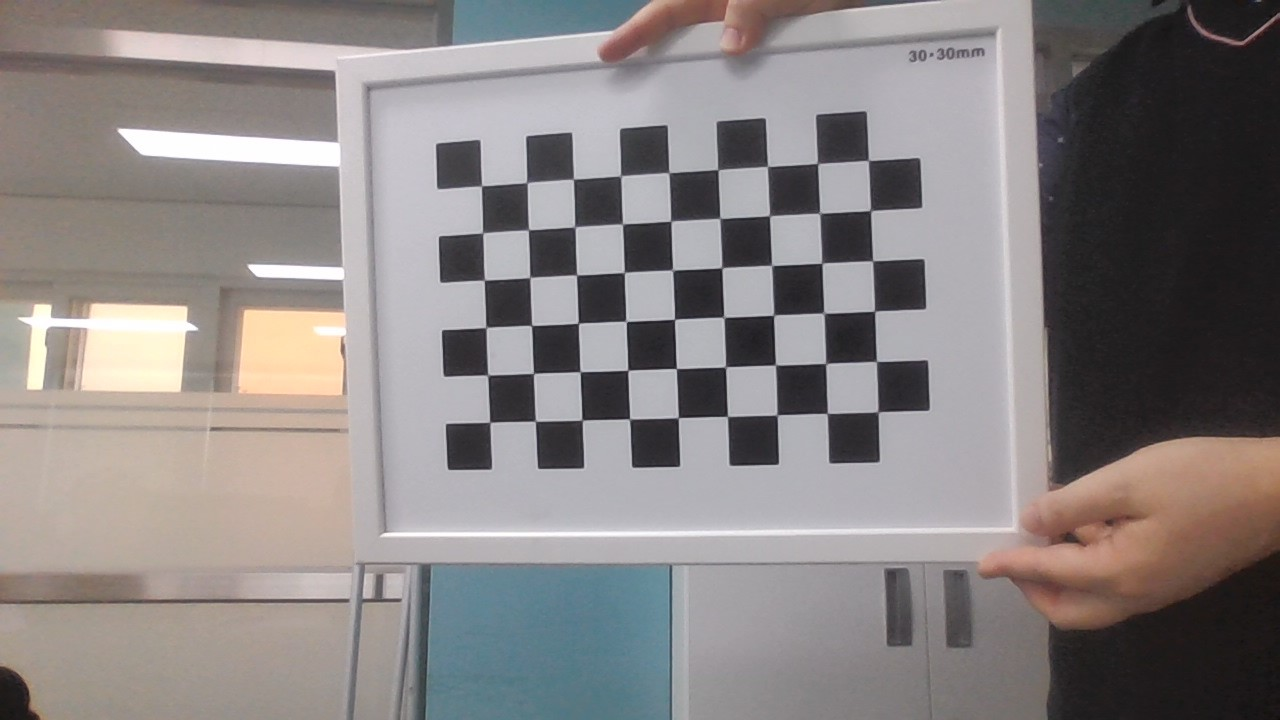
#> input picture deep/WIN_20240402_09_20_43_Pro.jpg, 1280 x 720 px; its folder holds only this picture in this run
$ python camerasense.py
#> lines starting #> are read from the running program, lines starting #| are printed output that depends on the picture; after the words box and inside, x2 and y2 are one past the last pixel; in counts of white or black regions, pixels touching at a corner belong together
import numpy as np
import cv2 as cv
import glob

nCols = 9
nRows = 6

criteria = (cv.TERM_CRITERIA_EPS + cv.TERM_CRITERIA_MAX_ITER, 30, 0.001)

objp = np.zeros((nCols*nRows, 3), np.float32)
objp[:, :2] = np.mgrid[0:nCols, 0:nRows].T.reshape(-1, 2)

objpoints = []
imgpoints = []
images = glob.glob('deep\*.jpg')
gray = None
for fname in images:
    img = cv.imread(fname)
#> img is the input picture: shape (720, 1280, 3); mean B, G, R 130.2, 130.8, 136.2
    gray = cv.cvtColor(img, cv.COLOR_BGR2GRAY)
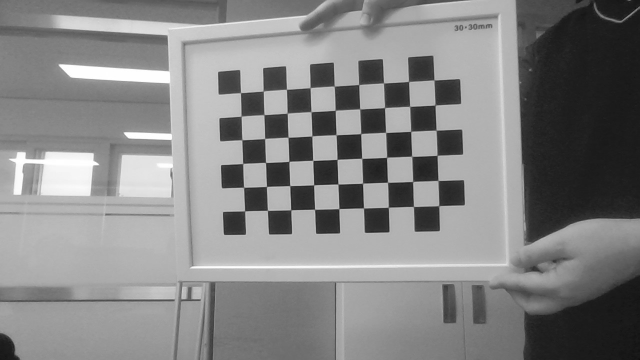
#> gray: shape (720, 1280) (shown at 1/2 size); min 11, max 255, mean 132.4
    # Find the chess board corners
    ret, corners = cv.findChessboardCorners(gray, (nCols,nRows), None)
#> ret = True; corners = 54 rows, first 8: [481.7, 185.5], [526.9, 182.8], [573.1, 179.4], [621.7, 176.3], [668, 173.3], [718.6, 170.4], [767.1, 166.7], [818.2, 164.3]
    # If found, add object points, image points (after refining them)
    if ret == True:
        objpoints.append(objp)
        corners2 = cv.cornerSubPix(gray, corners, (11,11), (-1,-1), criteria)
#> corners2 = 54 rows, first 8: [481.5, 185.8], [526.9, 182.6], [573.4, 179.2], [620.6, 175.9], [668.8, 172.7], [717.8, 169.6], [767.4, 166.5], [817.5, 163.4]
        imgpoints.append(corners2)
        # Draw and display the corners
        cv.drawChessboardCorners(img, (nCols,nRows), corners2, ret)
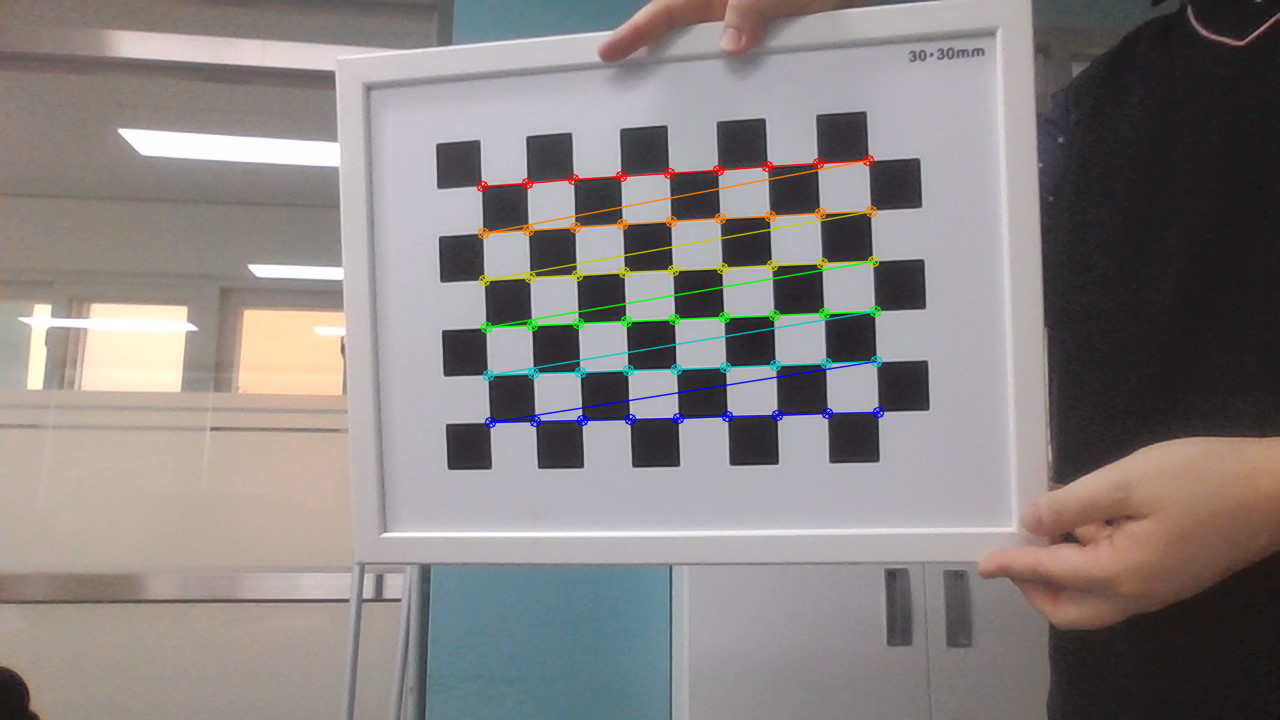
#> img: shape (720, 1280, 3); 1.84% of pixels changed, all inside (x1, y1, x2, y2) = (476, 154, 885, 429)
        cv.imshow('img', img)
        cv.waitKey(0) # 수정된 부분
cv.destroyAllWindows()

# Calibration #
ret, mtx, dist, rvecs, tvecs = cv.calibrateCamera(objpoints, imgpoints, gray.shape[::-1], None, None)
#> ret = 0.104; mtx = [[1318.2, 0, 625.1], [0, 1308.8, 364.9], [0, 0, 1]]; dist = [[-0.485, 4.01, -0.00217, 0.00838, -14.76]]; rvecs = ([0.0152, 0.211, -0.0364],); tvecs = ([-3.03, -3.79, 27.34],)

# Undistortion #

img = cv.imread(images[0])

h, w = img.shape[:2]

newcameramtx, roi = cv.getOptimalNewCameraMatrix(mtx, dist, (w, h), 1, (w, h))
#> newcameramtx = [[1318.2, 0, 625.1], [0, 1138, 367.4], [0, 0, 1]]; roi = (0, 50, 1279, 625)

# cv.undistort
dst = cv.undistort(img, mtx, dist, None, newcameramtx)
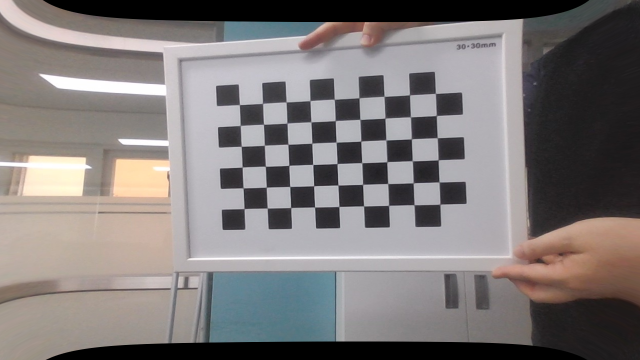
#> dst: shape (720, 1280, 3) (shown at 1/2 size); mean B, G, R 120.4, 121, 126

# crop the image
x, y, w, h = roi
#> x = 0; y = 50; w = 1279; h = 625
dst = dst[y:y+h, x:x+w]
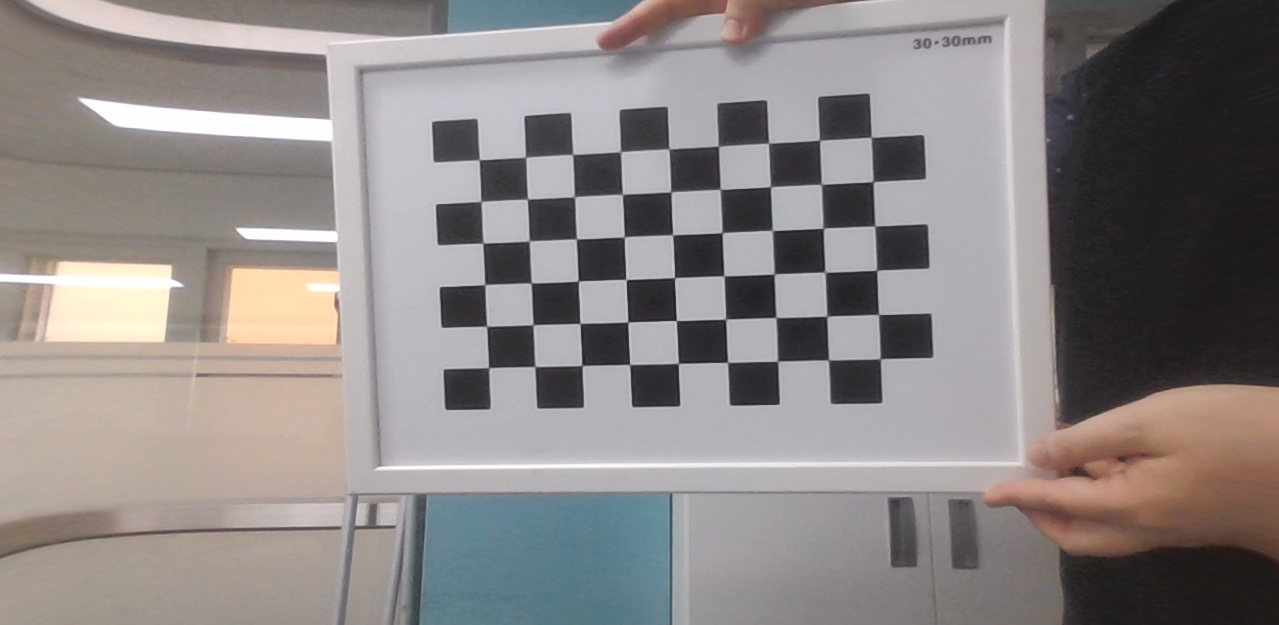
#> dst: shape (625, 1279, 3); mean B, G, R 132.9, 133.5, 139.1
cv.imwrite('result.jpg', dst)

$ run again, on deep/WIN_20240402_09_20_53_Pro.jpg
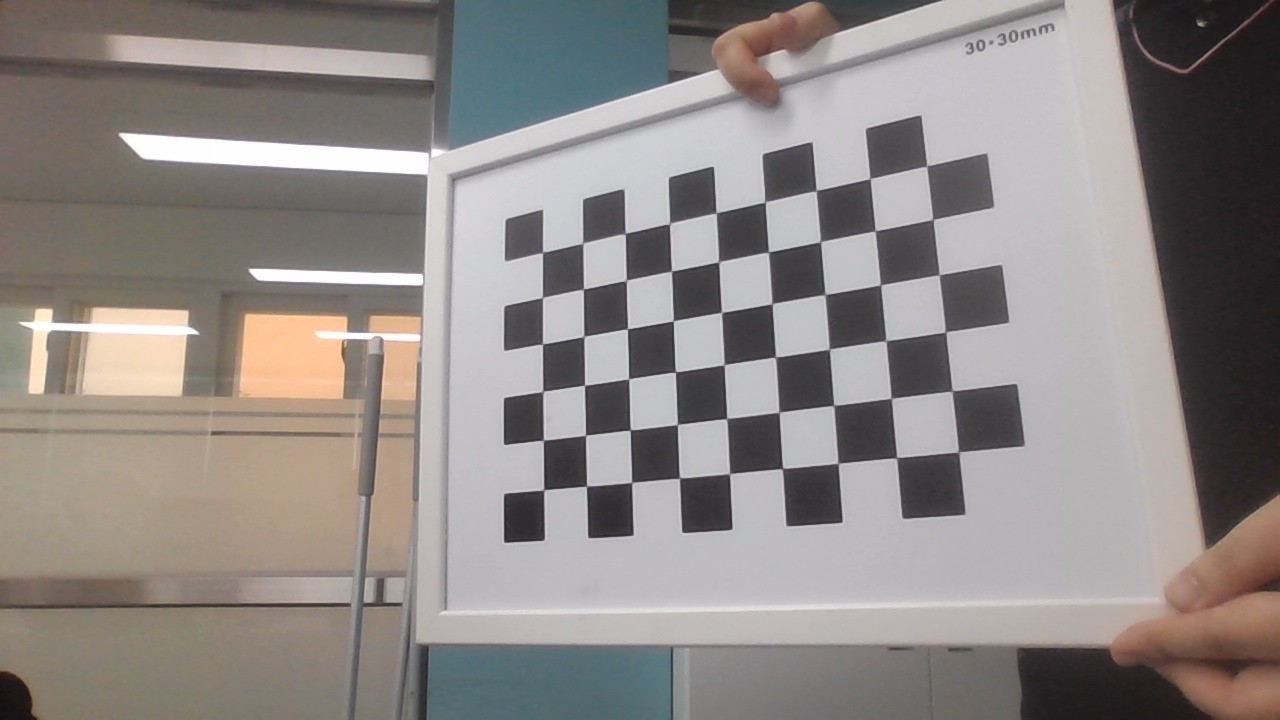
#> input picture deep/WIN_20240402_09_20_53_Pro.jpg, 1280 x 720 px
#> img is the input picture: shape (720, 1280, 3); mean B, G, R 133.7, 136.3, 141.9
#> `ret, corners = cv.findChessboardCorners(gray, (nCols,nRows), None)`: ret = True; corners = 54 rows, first 8: [542.3, 253], [583.2, 244.1], [625, 233.6], [669.5, 223], [716.1, 213.3], [765.5, 201.8], [816.3, 190.4], [869.1, 178.4]
#> corners2 = 54 rows, first 8: [542.6, 252.5], [582.7, 243.2], [625.2, 233.4], [669.5, 223.4], [716.2, 212.9], [764.9, 202], [816.1, 190.6], [869.9, 178.6]
#> `cv.drawChessboardCorners(img, (nCols,nRows), corners2, ret)`:
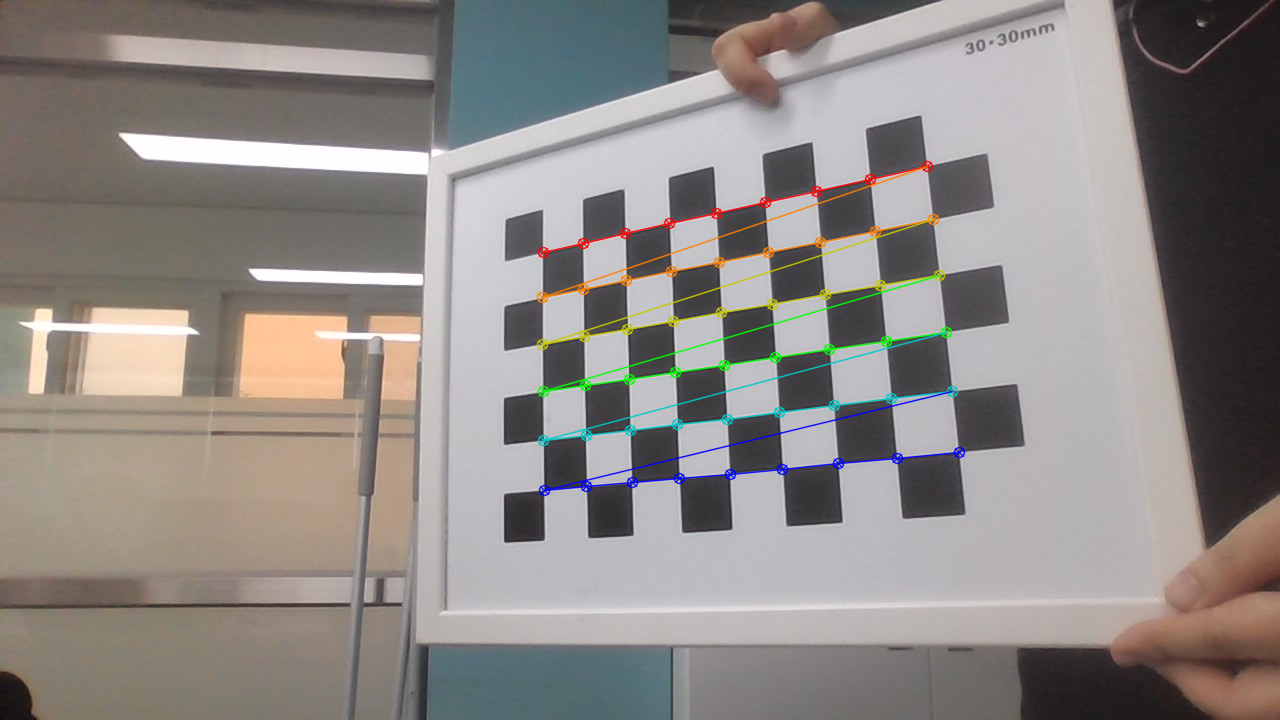
#> img: shape (720, 1280, 3); 1.88% of pixels changed, all inside (x1, y1, x2, y2) = (536, 160, 966, 497)
#> `ret, mtx, dist, rvecs, tvecs = cv.calibrateCamera(objpoints, imgpoints..`: ret = 0.114; mtx = [[924.8, 0, 642.6], [0, 928.5, 367], [0, 0, 1]]; dist = [[-0.283, 1.73, 0.000497, 0.00443, -4.5]]; rvecs = ([-0.224, 0.481, -0.0861],); tvecs = ([-2.12, -2.42, 19.47],)
#> newcameramtx = [[924.8, 0, 642.6], [0, 874.4, 369.4], [0, 0, 1]]; roi = (0, 24, 1279, 677)
#> `x, y, w, h = roi`: x = 0; y = 24; w = 1279; h = 677
#> `dst = dst[y:y+h, x:x+w]`:
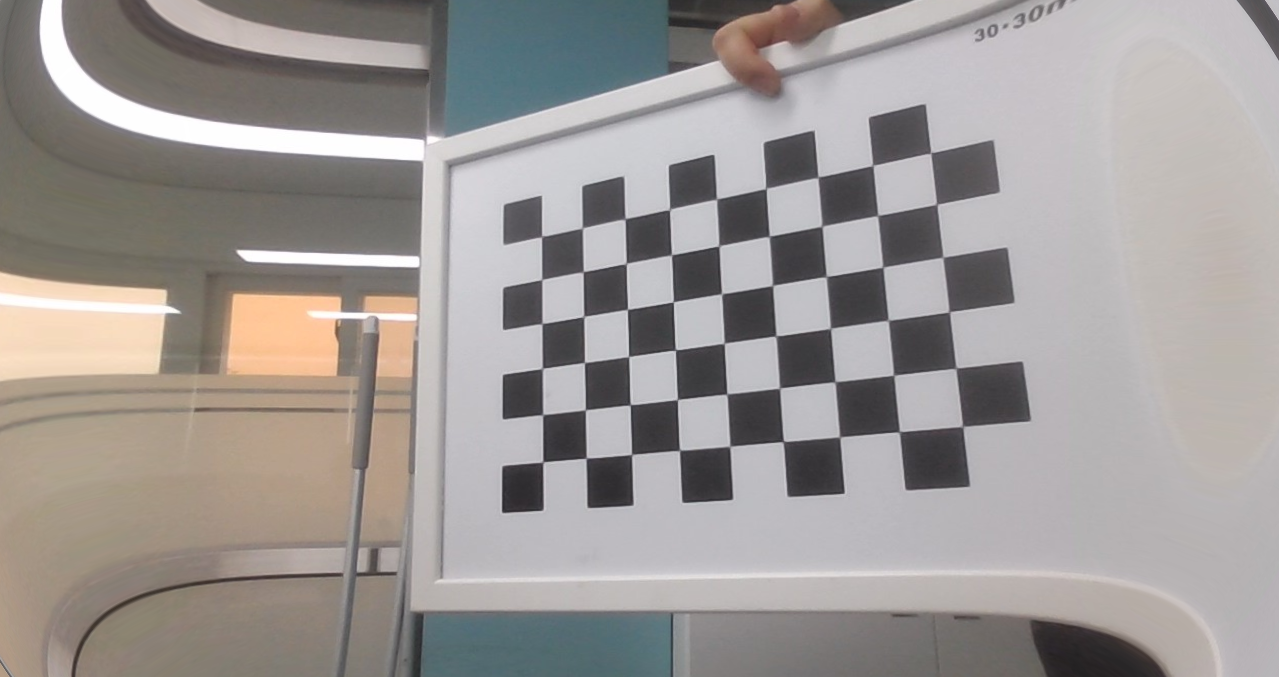
#> dst: shape (677, 1279, 3); mean B, G, R 149.9, 152.2, 157.1

$ run again, on deep/WIN_20240402_09_20_55_Pro.jpg
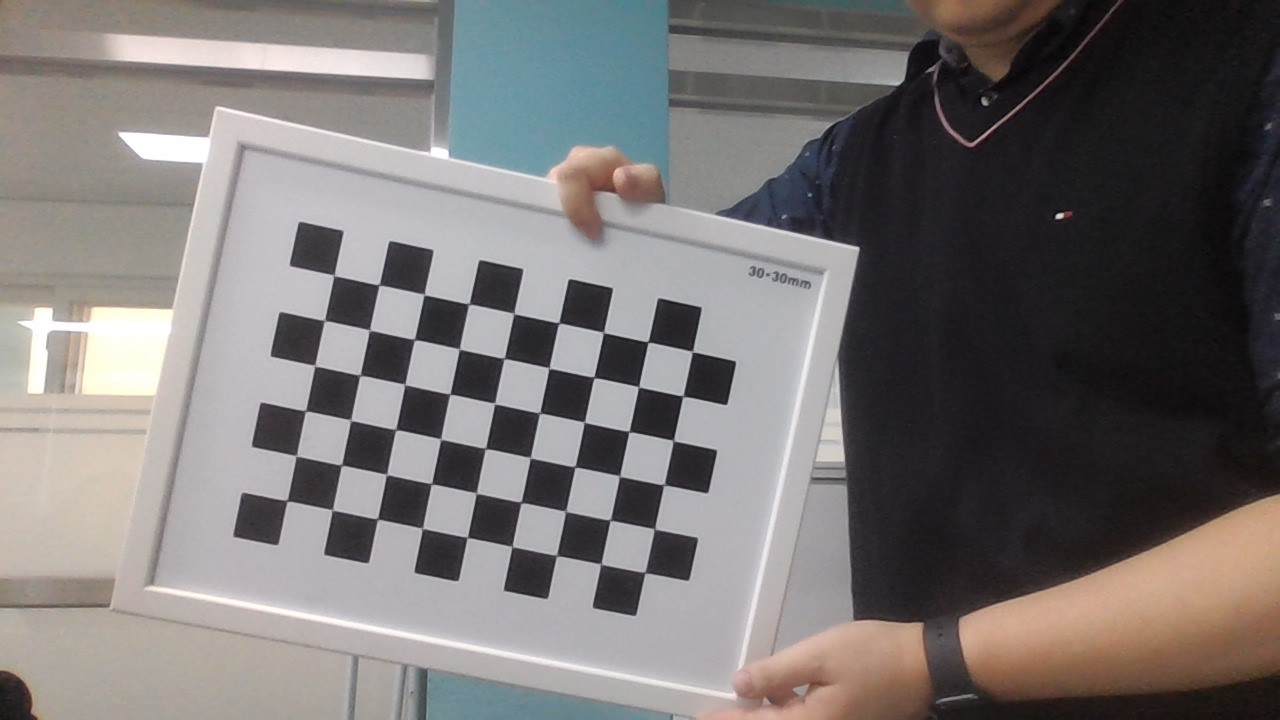
#> input picture deep/WIN_20240402_09_20_55_Pro.jpg, 1280 x 720 px
#> img is the input picture: shape (720, 1280, 3); mean B, G, R 115.1, 115.8, 120
#> `ret, corners = cv.findChessboardCorners(gray, (nCols,nRows), None)`: ret = True; corners = 54 rows, first 8: [332.2, 274.9], [378.2, 284.3], [424.5, 294.6], [469, 303.6], [514.3, 313.6], [559.8, 323.7], [603.5, 332.5], [647.6, 341.9]
#> corners2 = 54 rows, first 8: [334, 275.4], [379.1, 284.9], [424.1, 294.5], [468.8, 303.9], [513.8, 313.5], [558.7, 322.9], [603.5, 332.4], [648, 341.9]
#> `cv.drawChessboardCorners(img, (nCols,nRows), corners2, ret)`:
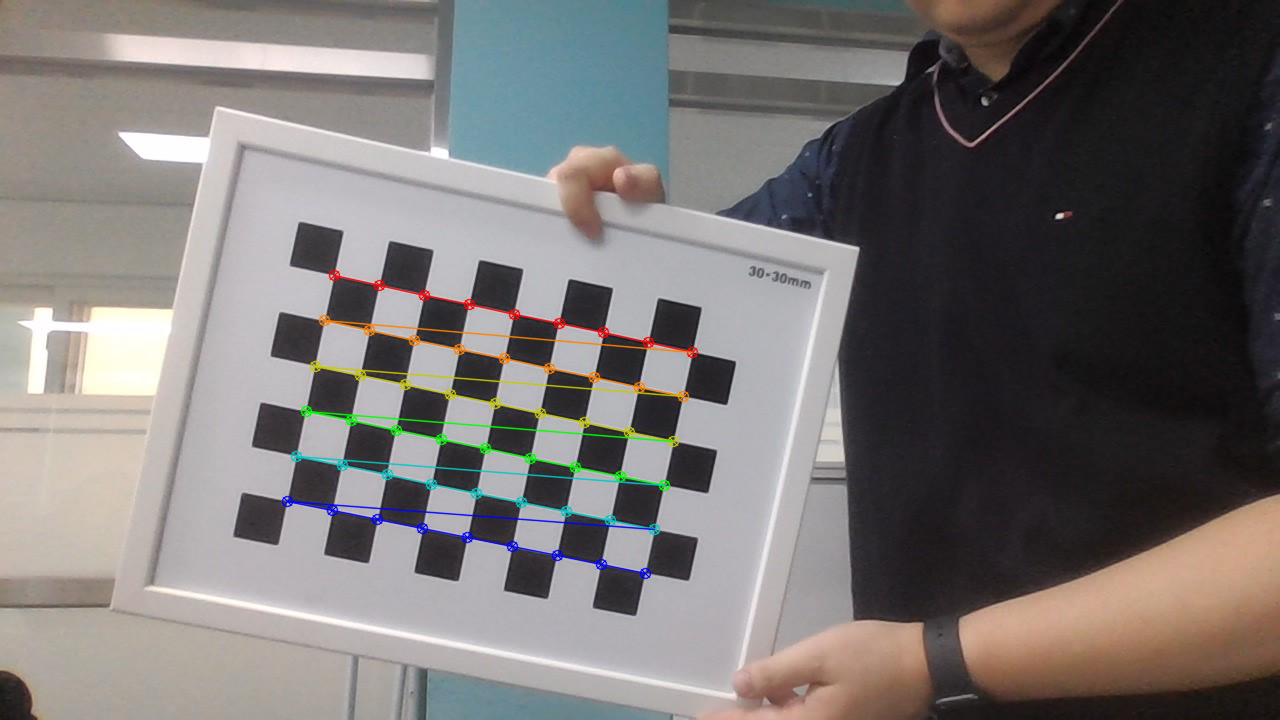
#> img: shape (720, 1280, 3); 1.74% of pixels changed, all inside (x1, y1, x2, y2) = (281, 269, 699, 580)
#> `ret, mtx, dist, rvecs, tvecs = cv.calibrateCamera(objpoints, imgpoints..`: ret = 0.0836; mtx = [[1725.9, 0, 663.3], [0, 1720.9, 374.1], [0, 0, 1]]; dist = [[-0.82, 9.3, -0.000483, -0.00543, -45.15]]; rvecs = ([0.0153, -0.145, 0.209],); tvecs = ([-7.11, -2.14, 36.59],)
#> newcameramtx = [[1074.7, 0, 719.5], [0, 1592.5, 382.1], [0, 0, 1]]; roi = (307, 36, 796, 665)
#> `x, y, w, h = roi`: x = 307; y = 36; w = 796; h = 665
#> `dst = dst[y:y+h, x:x+w]`:
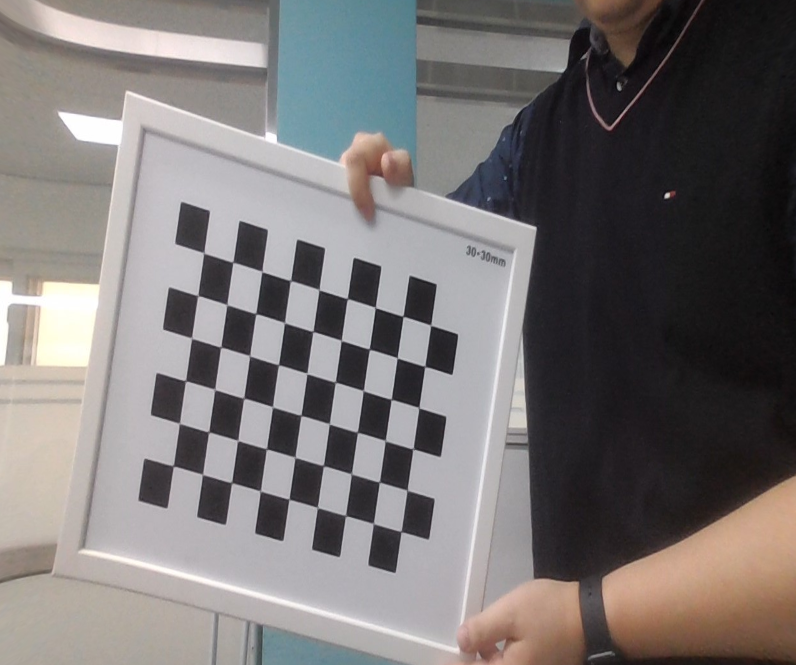
#> dst: shape (665, 796, 3); mean B, G, R 116.4, 116.9, 121.1
